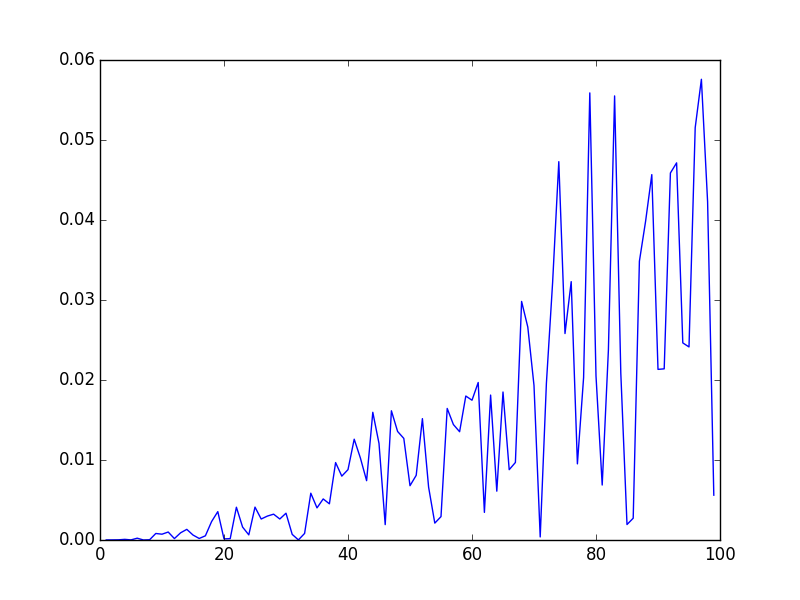

Source code (Python):
# -*- coding: utf-8 -*-
"""
Created on Sun Aug 05 09:05:06 2018

@author: Jorge
"""
import matplotlib.pylab as plt
import numpy as np

def y32(x):
    y=np.sqrt(((x**2)+1), dtype=np.float32)-x
    return y

def y64(x):
    y=np.sqrt(((x**2)+1), dtype=np.float64)-x
    return y
error_relativo=[]
n=[]
for i in range(1,100):
    n.append(i)

for x in range(1,100):
    error=(np.absolute(y32(x)-y64(x))/y64(x))*100.0
    error_relativo.append(error)
    
plt.figure()
plt.plot(n,error_relativo)
plt.savefig("loss-of-significance.png")
plt.show()